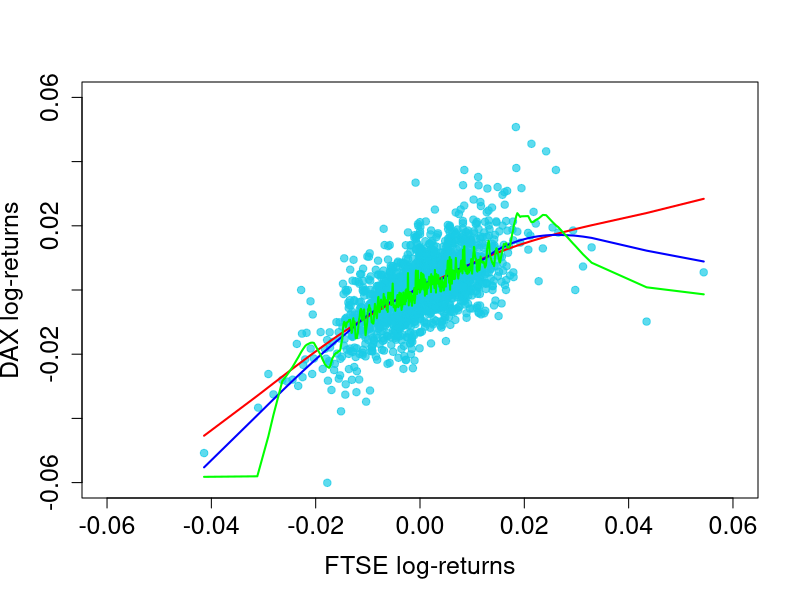

The R script that drew this image:
graphics.off()
# load necessary packages
require(datasets)
require(class)
require(grDevices)
require(lattice)

# define log-returns for the DAX and FTSE indeces
r.dax  = diff(log(EuStockMarkets[ , 1]))
r.ftse = diff(log(EuStockMarkets[ , 4]))

# estimated log-returns for the DAX index for different bandwidths
loess.reg.a1 = loess(r.dax ~ r.ftse, degree = 1, span = 0.9)
loess.reg.a2 = loess(r.dax ~ r.ftse, degree = 1, span = 0.3)
loess.reg.a3 = loess(r.dax ~ r.ftse, degree = 1, span = 0.01)

loess.predict.a1 = cbind(sort(r.ftse), predict(loess.reg.a1)[order(r.ftse)])
loess.predict.a2 = cbind(sort(r.ftse), predict(loess.reg.a2)[order(r.ftse)])
loess.predict.a3 = cbind(sort(r.ftse), predict(loess.reg.a3)[order(r.ftse)])

# plot for the regression results
par(cex.axis = 1.5, cex.lab = 1.5, pch = 19, cex = 1)                        # graphical parameters
plot(r.ftse, r.dax,                                                          
     xlim = c(-0.06, 0.06), ylim = c(-0.06, 0.06), 
     xlab = "FTSE log-returns", ylab = "DAX log-returns",
     col = rgb(0.1, 0.8, 0.9, alpha = 0.7))
lines(loess.predict.a1, col = "red",   lwd = 2)                              # regression line with lambda = 0.2
lines(loess.predict.a2, col = "blue",  lwd = 2)                              # regression line with lambda = 1
lines(loess.predict.a3, col = "green", lwd = 2)                              # regression line with lambda = 2




